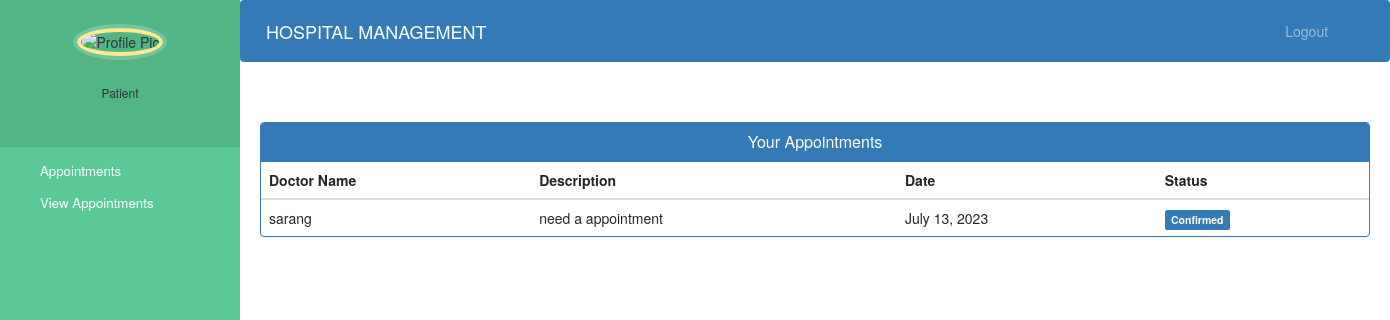
Before: /pat/viewappopat with the older database file.
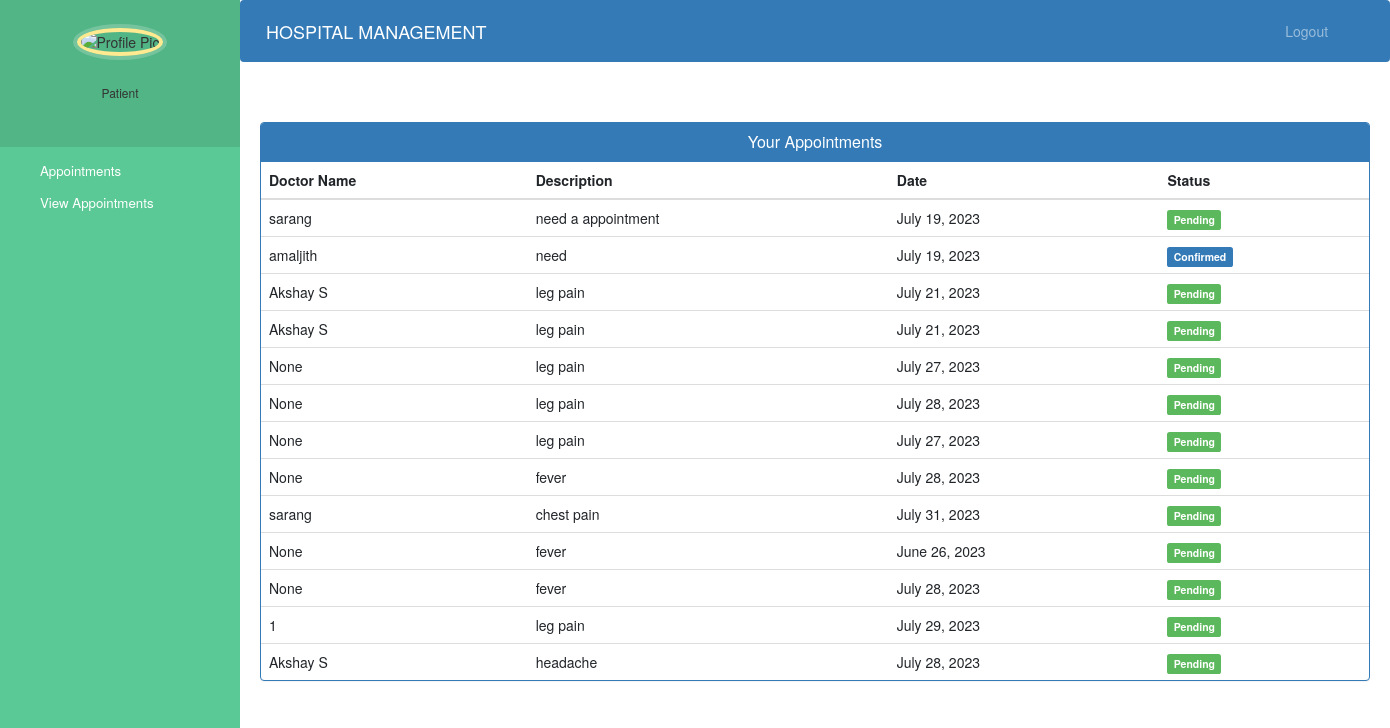
After: the same page with the newer database file.
### patient/models.py (models this page shows)
class Appointment(models.Model):
    doctor=models.ForeignKey(Doctor,on_delete=models.CASCADE,null=True)
    patientName=models.CharField(max_length=40,null=True)
    doctorName=models.CharField(max_length=40,null=True)
    appointmentDate=models.DateField()
    description=models.TextField(max_length=500)
    status=models.BooleanField(default=False,null=True)

### patient/views.py (the view)
# urls.py: path('viewappopat',ViewAppointment.as_view(),name="viewappopat"),
class ViewAppointment(View):
    def get(self,request,*args,**kwargs):
            data=Appointment.objects.all()
            return render(request,"patient_view_appointment.html",{"data":data})

### patient/templates/patient_view_appointment.html (shortened to what this page needs)
{% extends 'patient_base.html' %}
{% block content %}
<head>
  <link href="//netdna.bootstrapcdn.com/bootstrap/3.0.0/css/bootstrap.min.css" rel="stylesheet" id="bootstrap-css">
</head>
<div class="container">
  <div class="panel panel-primary">
    <div class="panel-heading">
      <h6 class="panel-title">Your Appointments</h6>
    </div>
    <table class="table table-hover" id="dev-table">
      <thead>
        <tr>
          <th>Doctor Name</th>
          <th>Description</th>
          <th>Date</th>
          <th>Status</th>
        </tr>
      </thead>
      {% for a in data %}
      <tr>
        <td> {{a.doctorName}}</td>
        <td>{{a.description}}</td>
        <td>{{a.appointmentDate}}</td>
        {%if a.status%}
        <td> <span class="label label-primary">Confirmed</span></td>
        {% else %}
        <td> <span class="label label-success">Pending</span></td>
        {% endif %}
      </tr>
      {% endfor %}
    </table>
  </div>
</div>
{% endblock content %}

Changed rows visible on the page:
removed Appointment: doctorName "sarang", description "need a appointment", appointmentDate "July 13, 2023", status "Confirmed"
added Appointment: doctorName "sarang", description "need a appointment", appointmentDate "July 19, 2023", status "Pending"
added Appointment: doctorName "amaljith", description "need", appointmentDate "July 19, 2023", status "Confirmed"
added Appointment: doctorName "Akshay S", description "leg pain", appointmentDate "July 21, 2023", shows "Pending"
added Appointment: doctorName "Akshay S", description "leg pain", appointmentDate "July 21, 2023", shows "Pending"
added Appointment: doctorName "None", description "leg pain", appointmentDate "July 27, 2023", shows "Pending"
added Appointment: doctorName "None", description "leg pain", appointmentDate "July 28, 2023", shows "Pending"
added Appointment: doctorName "None", description "leg pain", appointmentDate "July 27, 2023", shows "Pending"
added Appointment: doctorName "None", description "fever", appointmentDate "July 28, 2023", shows "Pending"
added Appointment: doctorName "sarang", description "chest pain", appointmentDate "July 31, 2023", shows "Pending"
added Appointment: doctorName "None", description "fever", appointmentDate "June 26, 2023", shows "Pending"
added Appointment: doctorName "None", description "fever", appointmentDate "July 28, 2023", shows "Pending"
added Appointment: doctorName "1", description "leg pain", appointmentDate "July 29, 2023", shows "Pending"
added Appointment: doctorName "Akshay S", description "headache", appointmentDate "July 28, 2023", shows "Pending"
